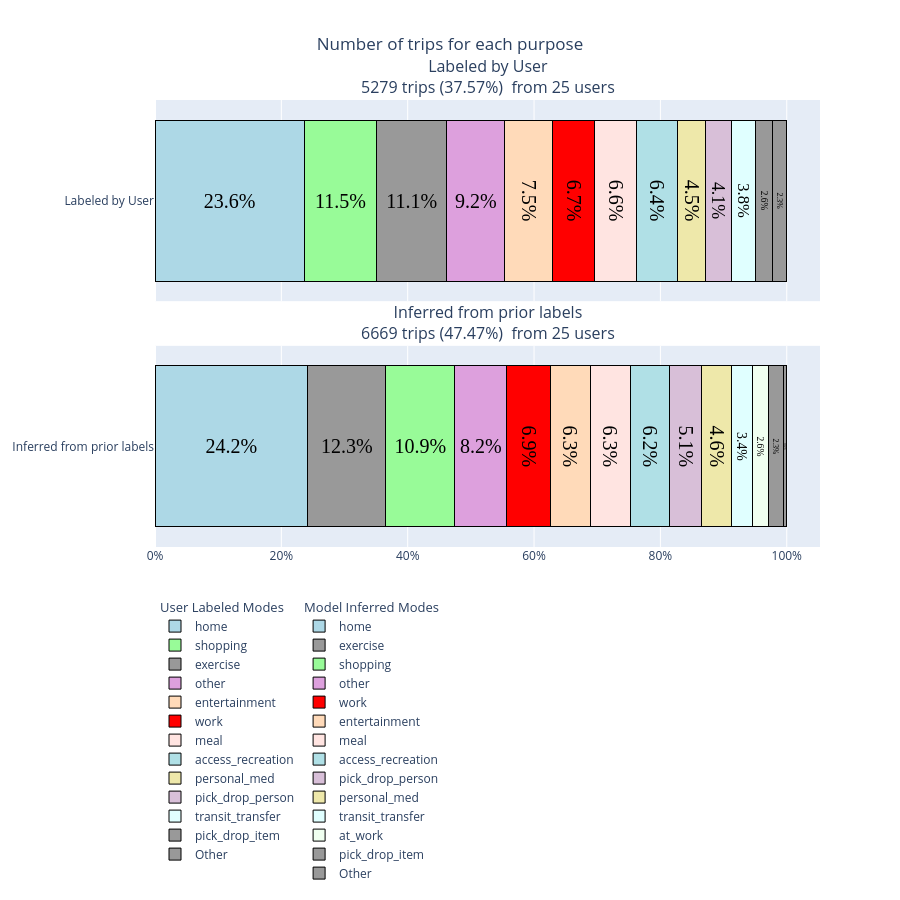

The notebook cell this image was saved under:
### Code cell
plot_title_no_quality="Number of trips for each purpose"
file_name= f"ntrips_purpose{file_suffix}"
text_results = [["Unmodified Alt Text", "Unmodified HTML"], ["Unmodified Alt Text", "Unmodified HTML"]]

# Used for plots that don't have assigned colors
PURPOSE_COLORS = {
"work": "scarlet",
"school": "lightsteelblue",
"shopping": "palegreen",
"social": "khaki",
"other": "plum",
"home": "lightblue",
"entertainment": "peachpuff",
"meal": "mistyrose",
"access_recreation": "powderblue",
"personal_med": "palegoldenrod",
"pick_drop_person": "thistle",
"transit_transfer": "lightcyan",
"at_work": "honeydew",
"relig": "lavenderblush"
}

panels = [
    {
        "df": expanded_ct,
        "text": stacked_bar_quality_text_labeled,
        "label": "Labeled by User",
        "legend_title": "User Labeled Modes",
        "mode_col": "purpose_confirm_w_other",
        "colors": PURPOSE_COLORS
    },

    {
        "df": expanded_ct_inferred,
        "text": stacked_bar_quality_text_inferred,
        "label": "Inferred from prior labels",
        "legend_title": "Model Inferred Modes",
        "mode_col": "purpose_confirm_w_other",
        "colors": PURPOSE_COLORS
    }

]

plot_title_no_quality="Number of trips for each purpose"
plot_three_layout=dict(
    height=900,
    barmode='stack',
    showlegend=True,
    title=dict(text="Number of trips for each purpose", x=0.5),
    legend=dict(
        orientation="h",
        traceorder="grouped",
        tracegroupgap=10
    )
)

fig, filename = build_trip_plot(
    distance_col="distance",
    plot_title=plot_title_no_quality,
    file_name="ntrips_purpose",
    panels=panels,
    threshold=0.02,
    layout=plot_three_layout
)

fig.update_layout(plot_three_layout)

### Figure 1 — Plotly figure (JSON) as saved in the notebook; plotly's stock layout.template omitted (floating-point values rounded to 4 significant figures)
{"data": [{"hovertemplate": "home: 23.6%<extra></extra>", "insidetextanchor": "middle", "insidetextfont": {"color": "black", "family": "Times", "size": 20}, "legendgroup": "group_labeled_by_user", "legendgrouptitle": {"text": "User Labeled Modes"}, "marker": {"color": "lightblue", "line": {"color": "black", "width": 1}}, "name": "home", "orientation": "h", "showlegend": true, "text": ["23.6%"], "textposition": "inside", "type": "bar", "x": [0.2362], "xaxis": "x", "y": ["Labeled by User"], "yaxis": "y"}, {"hovertemplate": "shopping: 11.5%<extra></extra>", "insidetextanchor": "middle", "insidetextfont": {"color": "black", "family": "Times", "size": 20}, "legendgroup": "group_labeled_by_user", "legendgrouptitle": {"text": "User Labeled Modes"}, "marker": {"color": "palegreen", "line": {"color": "black", "width": 1}}, "name": "shopping", "orientation": "h", "showlegend": true, "text": ["11.5%"], "textposition": "inside", "type": "bar", "x": [0.1146], "xaxis": "x", "y": ["Labeled by User"], "yaxis": "y"}, {"hovertemplate": "exercise: 11.1%<extra></extra>", "insidetextanchor": "middle", "insidetextfont": {"color": "black", "family": "Times", "size": 20}, "legendgroup": "group_labeled_by_user", "legendgrouptitle": {"text": "User Labeled Modes"}, "marker": {"color": "#999", "line": {"color": "black", "width": 1}}, "name": "exercise", "orientation": "h", "showlegend": true, "text": ["11.1%"], "textposition": "inside", "type": "bar", "x": [0.111], "xaxis": "x", "y": ["Labeled by User"], "yaxis": "y"}, {"hovertemplate": "other: 9.2%<extra></extra>", "insidetextanchor": "middle", "insidetextfont": {"color": "black", "family": "Times", "size": 20}, "legendgroup": "group_labeled_by_user", "legendgrouptitle": {"text": "User Labeled Modes"}, "marker": {"color": "plum", "line": {"color": "black", "width": 1}}, "name": "other", "orientation": "h", "showlegend": true, "text": ["9.2%"], "textposition": "inside", "type": "bar", "x": [0.09187], "xaxis": "x", "y": ["Labeled by User"], "yaxis": "y"}, {"hovertemplate": "entertainment: 7.5%<extra></extra>", "insidetextanchor": "middle", "insidetextfont": {"color": "black", "family": "Times", "size": 20}, "legendgroup": "group_labeled_by_user", "legendgrouptitle": {"text": "User Labeled Modes"}, "marker": {"color": "peachpuff", "line": {"color": "black", "width": 1}}, "name": "entertainment", "orientation": "h", "showlegend": true, "text": ["7.5%"], "textposition": "inside", "type": "bar", "x": [0.0752], "xaxis": "x", "y": ["Labeled by User"], "yaxis": "y"}, {"hovertemplate": "work: 6.7%<extra></extra>", "insidetextanchor": "middle", "insidetextfont": {"color": "black", "family": "Times", "size": 20}, "legendgroup": "group_labeled_by_user", "legendgrouptitle": {"text": "User Labeled Modes"}, "marker": {"color": "red", "line": {"color": "black", "width": 1}}, "name": "work", "orientation": "h", "showlegend": true, "text": ["6.7%"], "textposition": "inside", "type": "bar", "x": [0.06744], "xaxis": "x", "y": ["Labeled by User"], "yaxis": "y"}, {"hovertemplate": "meal: 6.6%<extra></extra>", "insidetextanchor": "middle", "insidetextfont": {"color": "black", "family": "Times", "size": 20}, "legendgroup": "group_labeled_by_user", "legendgrouptitle": {"text": "User Labeled Modes"}, "marker": {"color": "mistyrose", "line": {"color": "black", "width": 1}}, "name": "meal", "orientation": "h", "showlegend": true, "text": ["6.6%"], "textposition": "inside", "type": "bar", "x": [0.06649], "xaxis": "x", "y": ["Labeled by User"], "yaxis": "y"}, {"hovertemplate": "access_recreation: 6.4%<extra></extra>", "insidetextanchor": "middle", "insidetextfont": {"color": "black", "family": "Times", "size": 20}, "legendgroup": "group_labeled_by_user", "legendgrouptitle": {"text": "User Labeled Modes"}, "marker": {"color": "powderblue", "line": {"color": "black", "width": 1}}, "name": "access_recreation", "orientation": "h", "showlegend": true, "text": ["6.4%"], "textposition": "inside", "type": "bar", "x": [0.06422], "xaxis": "x", "y": ["Labeled by User"], "yaxis": "y"}, {"hovertemplate": "personal_med: 4.5%<extra></extra>", "insidetextanchor": "middle", "insidetextfont": {"color": "black", "family": "Times", "size": 20}, "legendgroup": "group_labeled_by_user", "legendgrouptitle": {"text": "User Labeled Modes"}, "marker": {"color": "palegoldenrod", "line": {"color": "black", "width": 1}}, "name": "personal_med", "orientation": "h", "showlegend": true, "text": ["4.5%"], "textposition": "inside", "type": "bar", "x": [0.04489], "xaxis": "x", "y": ["Labeled by User"], "yaxis": "y"}, {"hovertemplate": "pick_drop_person: 4.1%<extra></extra>", "insidetextanchor": "middle", "insidetextfont": {"color": "black", "family": "Times", "size": 20}, "legendgroup": "group_labeled_by_user", "legendgrouptitle": {"text": "User Labeled Modes"}, "marker": {"color": "thistle", "line": {"color": "black", "width": 1}}, "name": "pick_drop_person", "orientation": "h", "showlegend": true, "text": ["4.1%"], "textposition": "inside", "type": "bar", "x": [0.04073], "xaxis": "x", "y": ["Labeled by User"], "yaxis": "y"}, {"hovertemplate": "transit_transfer: 3.8%<extra></extra>", "insidetextanchor": "middle", "insidetextfont": {"color": "black", "family": "Times", "size": 20}, "legendgroup": "group_labeled_by_user", "legendgrouptitle": {"text": "User Labeled Modes"}, "marker": {"color": "lightcyan", "line": {"color": "black", "width": 1}}, "name": "transit_transfer", "orientation": "h", "showlegend": true, "text": ["3.8%"], "textposition": "inside", "type": "bar", "x": [0.03845], "xaxis": "x", "y": ["Labeled by User"], "yaxis": "y"}, {"hovertemplate": "pick_drop_item: 2.6%<extra></extra>", "insidetextanchor": "middle", "insidetextfont": {"color": "black", "family": "Times", "size": 20}, "legendgroup": "group_labeled_by_user", "legendgrouptitle": {"text": "User Labeled Modes"}, "marker": {"color": "#999", "line": {"color": "black", "width": 1}}, "name": "pick_drop_item", "orientation": "h", "showlegend": true, "text": ["2.6%"], "textposition": "inside", "type": "bar", "x": [0.02576], "xaxis": "x", "y": ["Labeled by User"], "yaxis": "y"}, {"hovertemplate": "Other: 2.3%<extra></extra>", "insidetextanchor": "middle", "insidetextfont": {"color": "black", "family": "Times", "size": 20}, "legendgroup": "group_labeled_by_user", "legendgrouptitle": {"text": "User Labeled Modes"}, "marker": {"color": "#999", "line": {"color": "black", "width": 1}}, "name": "Other", "orientation": "h", "showlegend": true, "text": ["2.3%"], "textposition": "inside", "type": "bar", "x": [0.02311], "xaxis": "x", "y": ["Labeled by User"], "yaxis": "y"}, {"hovertemplate": "home: 24.2%<extra></extra>", "insidetextanchor": "middle", "insidetextfont": {"color": "black", "family": "Times", "size": 20}, "legendgroup": "group_inferred_from_prior_labels", "legendgrouptitle": {"text": "Model Inferred Modes"}, "marker": {"color": "lightblue", "line": {"color": "black", "width": 1}}, "name": "home", "orientation": "h", "showlegend": true, "text": ["24.2%"], "textposition": "inside", "type": "bar", "x": [0.2419], "xaxis": "x2", "y": ["Inferred from prior labels"], "yaxis": "y2"}, {"hovertemplate": "exercise: 12.3%<extra></extra>", "insidetextanchor": "middle", "insidetextfont": {"color": "black", "family": "Times", "size": 20}, "legendgroup": "group_inferred_from_prior_labels", "legendgrouptitle": {"text": "Model Inferred Modes"}, "marker": {"color": "#999", "line": {"color": "black", "width": 1}}, "name": "exercise", "orientation": "h", "showlegend": true, "text": ["12.3%"], "textposition": "inside", "type": "bar", "x": [0.1234], "xaxis": "x2", "y": ["Inferred from prior labels"], "yaxis": "y2"}, {"hovertemplate": "shopping: 10.9%<extra></extra>", "insidetextanchor": "middle", "insidetextfont": {"color": "black", "family": "Times", "size": 20}, "legendgroup": "group_inferred_from_prior_labels", "legendgrouptitle": {"text": "Model Inferred Modes"}, "marker": {"color": "palegreen", "line": {"color": "black", "width": 1}}, "name": "shopping", "orientation": "h", "showlegend": true, "text": ["10.9%"], "textposition": "inside", "type": "bar", "x": [0.1095], "xaxis": "x2", "y": ["Inferred from prior labels"], "yaxis": "y2"}, {"hovertemplate": "other: 8.2%<extra></extra>", "insidetextanchor": "middle", "insidetextfont": {"color": "black", "family": "Times", "size": 20}, "legendgroup": "group_inferred_from_prior_labels", "legendgrouptitle": {"text": "Model Inferred Modes"}, "marker": {"color": "plum", "line": {"color": "black", "width": 1}}, "name": "other", "orientation": "h", "showlegend": true, "text": ["8.2%"], "textposition": "inside", "type": "bar", "x": [0.08202], "xaxis": "x2", "y": ["Inferred from prior labels"], "yaxis": "y2"}, {"hovertemplate": "work: 6.9%<extra></extra>", "insidetextanchor": "middle", "insidetextfont": {"color": "black", "family": "Times", "size": 20}, "legendgroup": "group_inferred_from_prior_labels", "legendgrouptitle": {"text": "Model Inferred Modes"}, "marker": {"color": "red", "line": {"color": "black", "width": 1}}, "name": "work", "orientation": "h", "showlegend": true, "text": ["6.9%"], "textposition": "inside", "type": "bar", "x": [0.06928], "xaxis": "x2", "y": ["Inferred from prior labels"], "yaxis": "y2"}, {"hovertemplate": "entertainment: 6.3%<extra></extra>", "insidetextanchor": "middle", "insidetextfont": {"color": "black", "family": "Times", "size": 20}, "legendgroup": "group_inferred_from_prior_labels", "legendgrouptitle": {"text": "Model Inferred Modes"}, "marker": {"color": "peachpuff", "line": {"color": "black", "width": 1}}, "name": "entertainment", "orientation": "h", "showlegend": true, "text": ["6.3%"], "textposition": "inside", "type": "bar", "x": [0.06313], "xaxis": "x2", "y": ["Inferred from prior labels"], "yaxis": "y2"}, {"hovertemplate": "meal: 6.3%<extra></extra>", "insidetextanchor": "middle", "insidetextfont": {"color": "black", "family": "Times", "size": 20}, "legendgroup": "group_inferred_from_prior_labels", "legendgrouptitle": {"text": "Model Inferred Modes"}, "marker": {"color": "mistyrose", "line": {"color": "black", "width": 1}}, "name": "meal", "orientation": "h", "showlegend": true, "text": ["6.3%"], "textposition": "inside", "type": "bar", "x": [0.06313], "xaxis": "x2", "y": ["Inferred from prior labels"], "yaxis": "y2"}, {"hovertemplate": "access_recreation: 6.2%<extra></extra>", "insidetextanchor": "middle", "insidetextfont": {"color": "black", "family": "Times", "size": 20}, "legendgroup": "group_inferred_from_prior_labels", "legendgrouptitle": {"text": "Model Inferred Modes"}, "marker": {"color": "powderblue", "line": {"color": "black", "width": 1}}, "name": "access_recreation", "orientation": "h", "showlegend": true, "text": ["6.2%"], "textposition": "inside", "type": "bar", "x": [0.06208], "xaxis": "x2", "y": ["Inferred from prior labels"], "yaxis": "y2"}, {"hovertemplate": "pick_drop_person: 5.1%<extra></extra>", "insidetextanchor": "middle", "insidetextfont": {"color": "black", "family": "Times", "size": 20}, "legendgroup": "group_inferred_from_prior_labels", "legendgrouptitle": {"text": "Model Inferred Modes"}, "marker": {"color": "thistle", "line": {"color": "black", "width": 1}}, "name": "pick_drop_person", "orientation": "h", "showlegend": true, "text": ["5.1%"], "textposition": "inside", "type": "bar", "x": [0.05143], "xaxis": "x2", "y": ["Inferred from prior labels"], "yaxis": "y2"}, {"hovertemplate": "personal_med: 4.6%<extra></extra>", "insidetextanchor": "middle", "insidetextfont": {"color": "black", "family": "Times", "size": 20}, "legendgroup": "group_inferred_from_prior_labels", "legendgrouptitle": {"text": "Model Inferred Modes"}, "marker": {"color": "palegoldenrod", "line": {"color": "black", "width": 1}}, "name": "personal_med", "orientation": "h", "showlegend": true, "text": ["4.6%"], "textposition": "inside", "type": "bar", "x": [0.04618], "xaxis": "x2", "y": ["Inferred from prior labels"], "yaxis": "y2"}, {"hovertemplate": "transit_transfer: 3.4%<extra></extra>", "insidetextanchor": "middle", "insidetextfont": {"color": "black", "family": "Times", "size": 20}, "legendgroup": "group_inferred_from_prior_labels", "legendgrouptitle": {"text": "Model Inferred Modes"}, "marker": {"color": "lightcyan", "line": {"color": "black", "width": 1}}, "name": "transit_transfer", "orientation": "h", "showlegend": true, "text": ["3.4%"], "textposition": "inside", "type": "bar", "x": [0.03359], "xaxis": "x2", "y": ["Inferred from prior labels"], "yaxis": "y2"}, {"hovertemplate": "at_work: 2.6%<extra></extra>", "insidetextanchor": "middle", "insidetextfont": {"color": "black", "family": "Times", "size": 20}, "legendgroup": "group_inferred_from_prior_labels", "legendgrouptitle": {"text": "Model Inferred Modes"}, "marker": {"color": "honeydew", "line": {"color": "black", "width": 1}}, "name": "at_work", "orientation": "h", "showlegend": true, "text": ["2.6%"], "textposition": "inside", "type": "bar", "x": [0.02624], "xaxis": "x2", "y": ["Inferred from prior labels"], "yaxis": "y2"}, {"hovertemplate": "pick_drop_item: 2.3%<extra></extra>", "insidetextanchor": "middle", "insidetextfont": {"color": "black", "family": "Times", "size": 20}, "legendgroup": "group_inferred_from_prior_labels", "legendgrouptitle": {"text": "Model Inferred Modes"}, "marker": {"color": "#999", "line": {"color": "black", "width": 1}}, "name": "pick_drop_item", "orientation": "h", "showlegend": true, "text": ["2.3%"], "textposition": "inside", "type": "bar", "x": [0.02264], "xaxis": "x2", "y": ["Inferred from prior labels"], "yaxis": "y2"}, {"hovertemplate": "Other: 0.6%<extra></extra>", "insidetextanchor": "middle", "insidetextfont": {"color": "black", "family": "Times", "size": 20}, "legendgroup": "group_inferred_from_prior_labels", "legendgrouptitle": {"text": "Model Inferred Modes"}, "marker": {"color": "#999", "line": {"color": "black", "width": 1}}, "name": "Other", "orientation": "h", "showlegend": true, "text": ["0.6%"], "textposition": "inside", "type": "bar", "x": [0.005548], "xaxis": "x2", "y": ["Inferred from prior labels"], "yaxis": "y2"}], "layout": {"annotations": [{"font": {"size": 16}, "showarrow": false, "text": "Labeled by User<br>5279 trips (37.57%)\n from 25 users", "x": 0.5, "xanchor": "center", "xref": "paper", "y": 1, "yanchor": "bottom", "yref": "paper"}, {"font": {"size": 16}, "showarrow": false, "text": "Inferred from prior labels<br>6669 trips (47.47%)\n from 25 users", "x": 0.5, "xanchor": "center", "xref": "paper", "y": 0.45, "yanchor": "bottom", "yref": "paper"}], "barmode": "stack", "height": 900, "legend": {"orientation": "h", "tracegroupgap": 10, "traceorder": "grouped"}, "showlegend": true, "title": {"text": "Number of trips for each purpose", "x": 0.5}, "xaxis": {"anchor": "y", "domain": [0, 1], "matches": "x2", "showticklabels": false, "tickformat": ".0%"}, "xaxis2": {"anchor": "y2", "domain": [0, 1], "tickformat": ".0%"}, "yaxis": {"anchor": "x", "domain": [0.55, 1]}, "yaxis2": {"anchor": "x2", "domain": [0, 0.45]}}}
